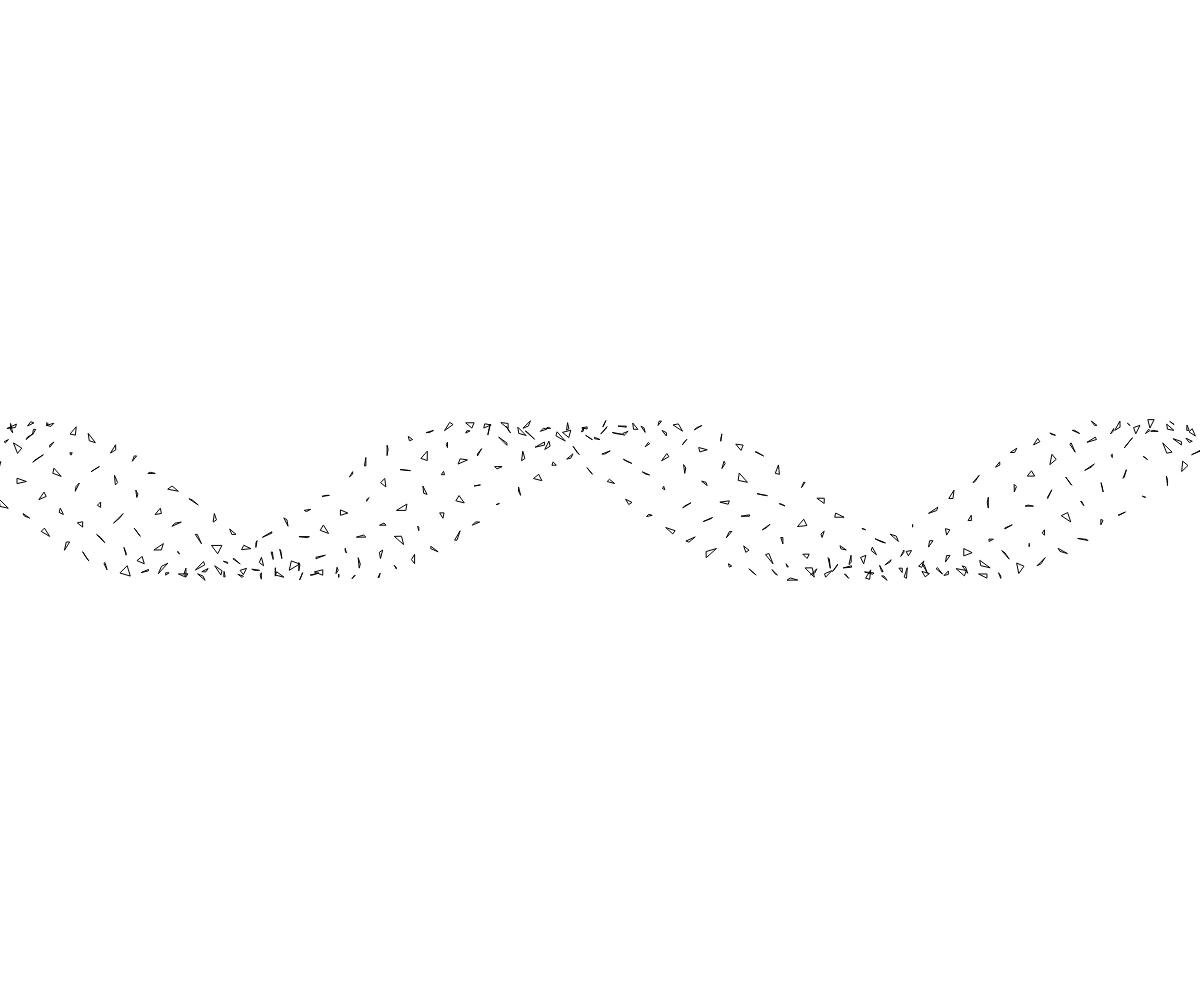
Frame 1 (no input)
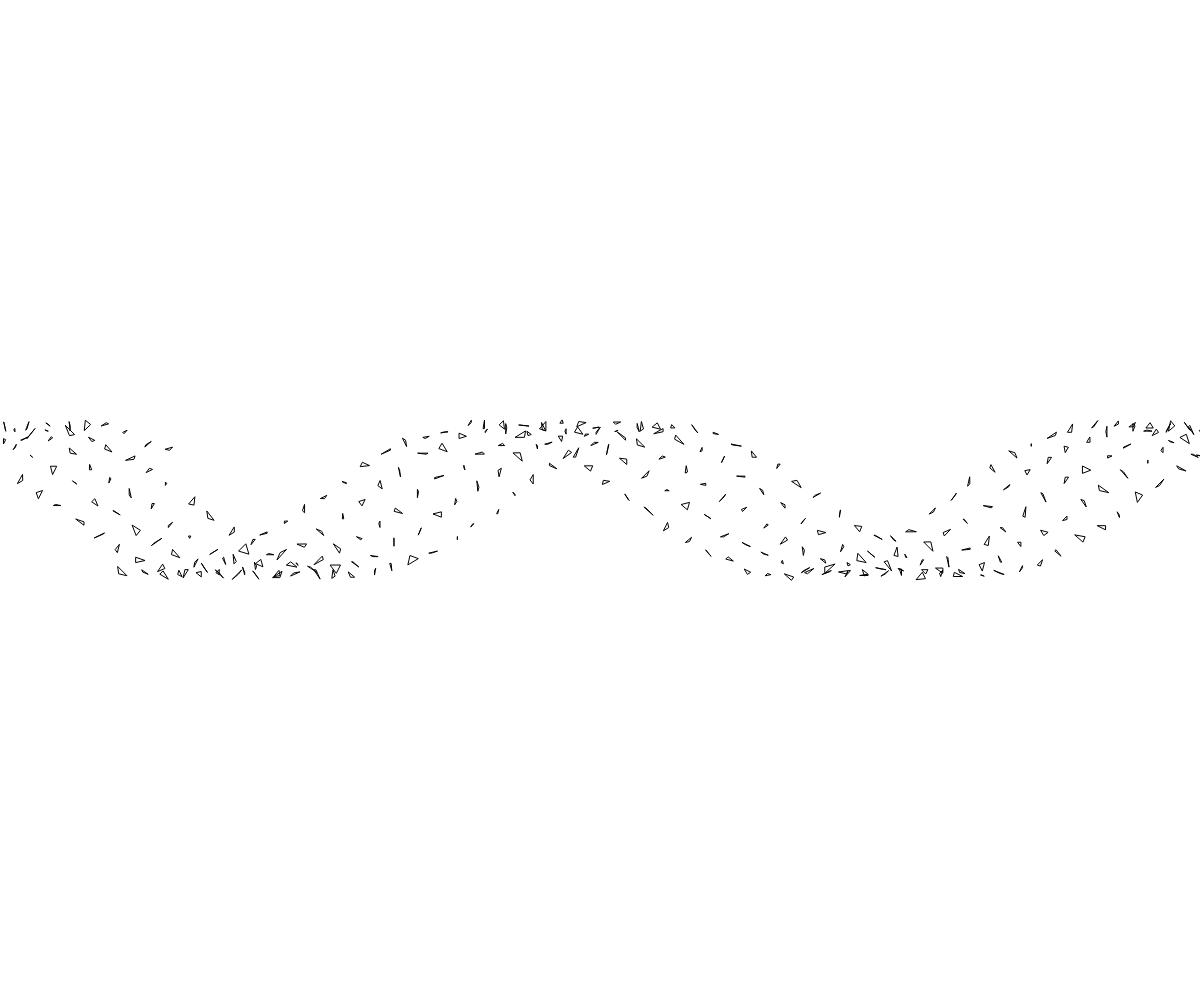
Frame 60 (no input)
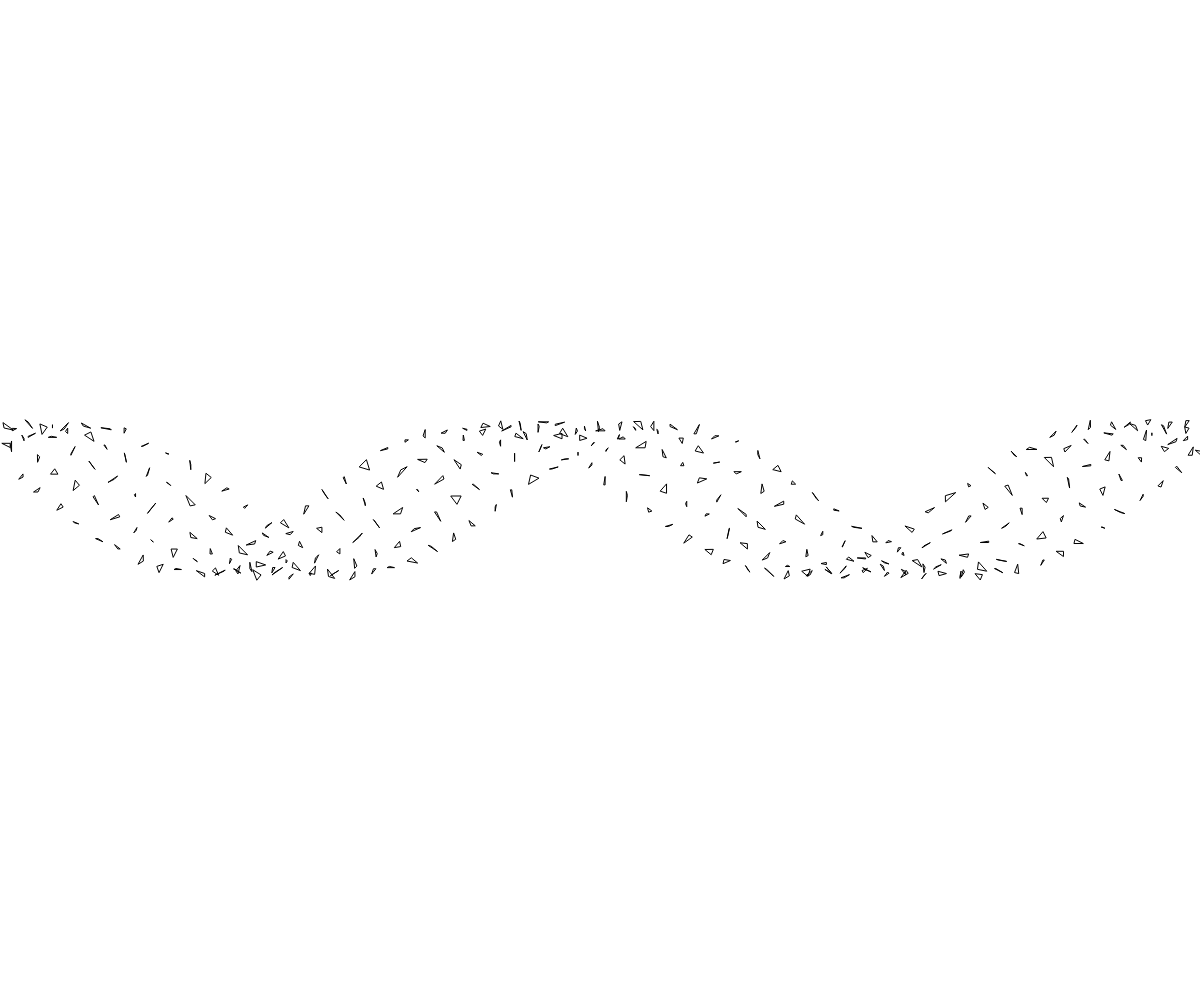
Frame 120 (the mouse pressed at the canvas centre since frame 60)

The p5.js sketch that drew these frames (run headless with seeded random() and noise() and a simulated clock; from frame 60 on, the mouse is pressed at the canvas centre):

// p5.js sketch
// ── sketch.js
function randInt(min, max) {
    return Math.floor(Math.random() * (max - min + 1)) + min;
}

function keyReleased() {
    refreshScreen();
    return false; // prevent any default behavior
}

function mouseClicked() {
    refreshScreen();
    return false;
}

function touchStarted() {
    refreshScreen();
    return false;
}


var length_multiple = 4;
var xspacing = 16;    // Distance between each horizontal location
var w;                // Width of entire wave
var theta = 0.0;      // Start angle at 0
var amplitude = 75.0; // Height of wave
var period = 500.0;   // How many pixels before the wave repeats
var dx;               // Value for incrementing x
var yvalues;  // Using an array to store height values for the wave
var points;
var num_items;
var triangles;


function calcWave() {
    // Increment theta (try different values for
    // 'angular velocity' here
    theta += 0.02;

    // For every x value, calculate a y value with sine function
    var x = theta;
    for (var i = 0; i < yvalues.length; i++) {
        yvalues[i] = sin(x)*amplitude;
        points[i] = {
            'x': x*xspacing*PI*2 % w,
            'y': height/2+yvalues[i]
        };
        x+=dx;
    }
}

function renderWave() {
    noStroke();
    fill(255);
    // A simple way to draw the wave with an ellipse at each location
    // for (var x = 0; x < yvalues.length; x++) {
    //     ellipse(x*xspacing, height/2+points[x]['y'], 16, 16);
    // }
    for (var i = 0; i < yvalues.length; i++) {
        var point = points[i];
        ellipse(point.x, point.y, 16, 16);
    }
}


function calcNewTriangles() {
    for (var i = 0; i < yvalues.length; i++) {
        var point = points[i];
        // ellipse(point.x, point.y, 16, 16);
        // var max_triangle_size = 200;
        var max_triangle_size = 5;
        var x1 = randInt(0 - max_triangle_size, 0 + max_triangle_size);
        var y1 = randInt(0 - max_triangle_size, 0 + max_triangle_size);
        var x2 = randInt(0 - max_triangle_size, 0 + max_triangle_size);
        var y2 = randInt(0 - max_triangle_size, 0 + max_triangle_size);
        var x3 = randInt(0 - max_triangle_size, 0 + max_triangle_size);
        var y3 = randInt(0 - max_triangle_size, 0 + max_triangle_size);
        triangles[i] = {
            'x1': x1,
            'y1': y1,
            'x2': x2,
            'y2': y2,
            'x3': x3,
            'y3': y3
        };
    }
}

function renderTrianglesWave() {
    // noStroke();
    // fill(0);
    // A simple way to draw the wave with an ellipse at each location
    // for (var x = 0; x < yvalues.length; x++) {
    //     ellipse(x*xspacing, height/2+points[x]['y'], 16, 16);
    // }
    noFill();
    for (var i = 0; i < triangles.length; i++) {
        var point = points[i];
        var c_triangle = triangles[i];
        triangle(point.x + c_triangle.x1,point.y + c_triangle.y1,point.x + c_triangle.x2,point.y + c_triangle.y2,
            point.x + c_triangle.x3, point.y + c_triangle.y3)
    }
}


function refreshScreen() {
    // clear();
    // var dis_width=width;
    // var dis_height=height;
    // var triangles = [];
    // var max_triangle_size = 100;
    // for (i = 0; i < 100; i++) {
    //     var triangle_center_x = randInt(0, dis_width);
    //     var triangle_center_y = randInt(0, dis_height);
    //     var y_delta = sin(triangle_center_x)*100;
    //     console.log(y_delta);
    //     triangle_center_y = triangle_center_x + y_delta;
    //     var x1 = randInt(triangle_center_x - max_triangle_size, triangle_center_x + max_triangle_size);
    //     var y1 = randInt(triangle_center_y - max_triangle_size, triangle_center_y + max_triangle_size);
    //     var x2 = randInt(triangle_center_x - max_triangle_size, triangle_center_x + max_triangle_size);
    //     var y2 = randInt(triangle_center_y - max_triangle_size, triangle_center_y + max_triangle_size);
    //     var x3 = randInt(triangle_center_x - max_triangle_size, triangle_center_x + max_triangle_size);
    //     var y3 = randInt(triangle_center_y - max_triangle_size, triangle_center_y + max_triangle_size);
    //     noFill();
    //     triangle(x1,y1,x2,y2,x3,y3)
    // }
    //
    // for (x = 0; x < int(dis_width); x++) {
    //             var x_percentage = dis_width / triangle_center_x;
    // }
    clear();


}

last_update = 0;

function drawFunction() {
    background(255);
    calcWave();

    var int_theta = int(theta);
    if (int_theta != last_update) {
        last_update = int_theta;
        // calcNewTriangles();
    }
    renderTrianglesWave();
}

function setup() {
    // textSize(32);
    // textAlign(CENTER);
    // textFont("Avenir");
    // text('start typing', windowWidth / 2.0, windowHeight / 2.0);

    createCanvas(windowWidth, windowHeight);
    w = width+16;
    num_items = floor(w/xspacing)*length_multiple;
    dx = (TWO_PI / period) * xspacing;
    yvalues = new Array(num_items);
    points = new Array(num_items);
    triangles = new Array(num_items);
    calcWave();
    calcNewTriangles();
}

function draw() {
    drawFunction();
}
